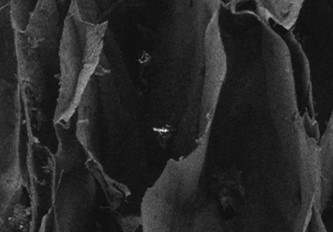
#> input picture assets/planta.jpg, 333 x 232 px, found by its file name
$ python histogram-equilization.py
#> lines starting #> are read from the running program, lines starting #| are printed output that depends on the picture
### utils.py
import cv2
from matplotlib import pyplot as plt
import numpy as np

def read_file (filename):
#> called with filename = 'planta.jpg'
  img = cv2.imread('assets\\' + filename, cv2.IMREAD_GRAYSCALE)
#> img is the input picture: shape (232, 333); min 5, max 247, mean 40.1
  return img

# [7 lines left out: function read_files, not called in this run]

def save_file(filename, img):
  cv2.imwrite(filename, img)

def save_files(images):
  for image in images:
    save_file(image[0], image[1])

# [5 lines left out: function show_images, not called in this run]

def show_histogram(img):
  plt.hist(img.ravel(),256,[0,256])
  plt.show()

def resize_img(img, width, height):
  cv2.resize(img, (width, height))

# [10 lines left out: functions neighbors, mean_standard_deviation, not called in this run]

### histogram-equilization.py
from utils import read_file, show_images, show_histogram, save_file
import cv2
import numpy as np

filenames = ['planta.jpg', 'polen_big.jpg', 'polen.jpg', 'tartigrado.jpg', 'texture.jpg', 'tungstenio.png']

def equilize_histogram (img):
  new_image = cv2.equalizeHist(img)
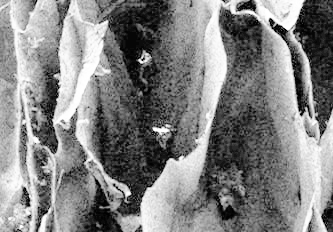
#> new_image: shape (232, 333); min 0, max 255, mean 130.4
  return new_image


def main():
  for filename in filenames:
    img = read_file(filename)
    new_img = equilize_histogram(img)
    # show_histogram(img)
    # show_histogram(new_img)
    # show_images([img, new_img])
    save_file(r"results\\histogram-equilization\\" + filename, new_img)
#> pass 2 of the loop in main, `for filename in filenames:`:
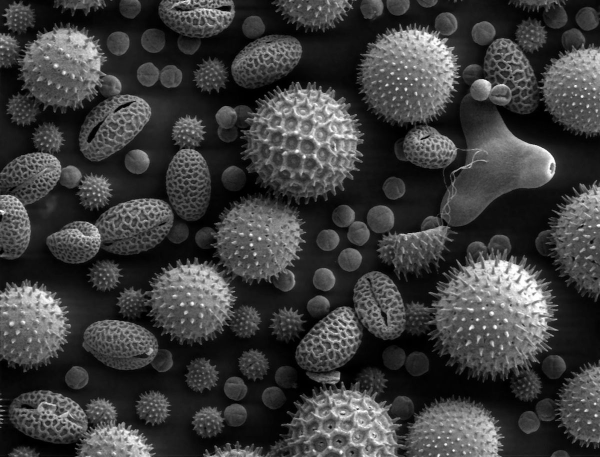
#> input picture assets/polen_big.jpg, 1200 x 914 px, found by its file name (shown at 1/2 size)
#> in read_file, img is the input picture: shape (914, 1200); min 0, max 255, mean 61.4
#> in equilize_histogram (call 2), `new_image = cv2.equalizeHist(img)`:
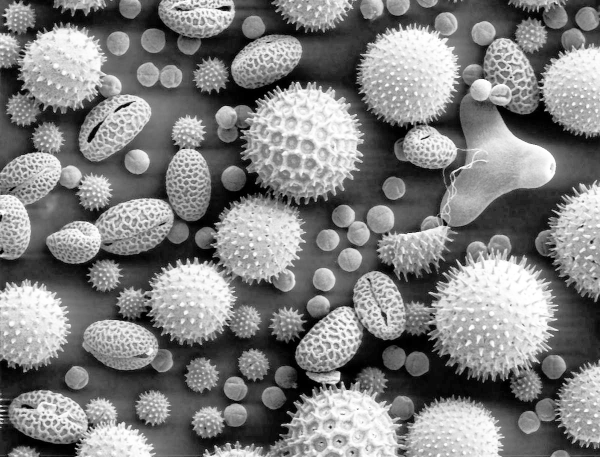
#> new_image: shape (914, 1200) (shown at 1/2 size); min 0, max 255, mean 127.6
#> pass 3 of the loop in main, `for filename in filenames:`:
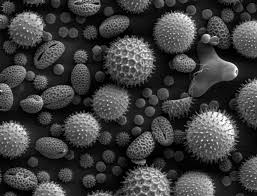
#> input picture assets/polen.jpg, 257 x 196 px, found by its file name
#> in read_file, img is the input picture: shape (196, 257); min 0, max 255, mean 61.6
#> in equilize_histogram (call 3), `new_image = cv2.equalizeHist(img)`:
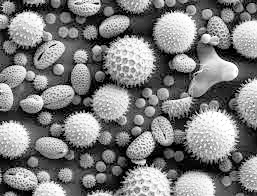
#> new_image: shape (196, 257); min 0, max 255, mean 125.2
#> the loop made 6 passes; the first 3 are shown

if __name__ == "__main__":
    main()
